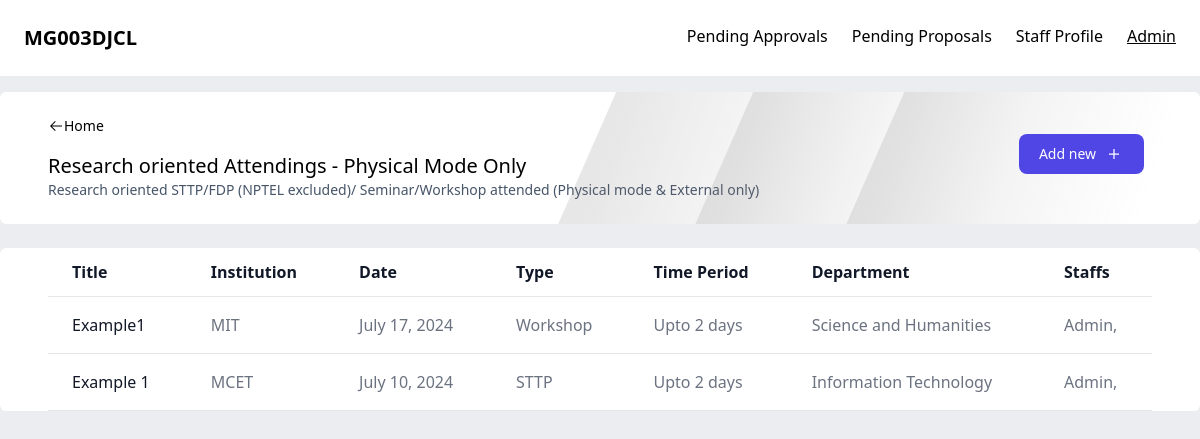
Screenshot of /r1/ (signed in) with the database file from the repository.
### authentication/models.py (models this page shows)
class staff(AbstractUser):
    dept = models.ForeignKey(department, on_delete=models.CASCADE)
    designation = models.CharField(max_length=20)
    phone = models.CharField(max_length=20)
    designation = models.CharField(max_length=20)
    def __str__(self):
        return self.username

class department(models.Model):
    name = models.CharField(max_length=50)
    hod = models.OneToOneField('staff', on_delete=models.SET_NULL, null=True, blank=True, related_name='hod')
    def __str__(self):
        return self.name

### central/models.py (models this page shows, shortened)
class r1(models.Model):
    types = (
        ['STTP','STTP'],
        ['FDP', 'FDP  (NPTEL excluded)'],
        ['Seminar', 'Seminar'],
        ['Workshop', 'Workshop'],
    )
    timeperiods = (
        ['Upto 2 days', 'Upto 2 days'],
        ['Upto 1 week', 'Upto 1 week'],
        ['2 weeks and above', '2 weeks and above'],
    )
    title = models.CharField(max_length=100)
    institution = models.CharField(max_length=50)
    date = models.DateField()
    type = models.CharField(max_length=25, choices=types)
    timeperiods = models.CharField(max_length=50, choices=timeperiods)
    department = models.ForeignKey(department, on_delete=models.SET_NULL, null=True)
    staffs = models.ManyToManyField(staff)
    class Meta:
        verbose_name = 'Research Related Attending & Awards'
        verbose_name_plural = 'Research Related Attendings & Awards'

### central/views.py (the view)
# urls.py: path('r1/', ctv.r1),
@login_required(login_url='/signin')
def r1(request):
    obj = _r1.objects.filter(staffs=request.user)
    return render(request, 'central/r1.html', {'objects': obj})

### central/templates/central/r1.html (shortened to what this page needs)
{% extends 'central/publication.html' %}
{% block header %}
    <p class="text-xl font-medium mt-4">Research oriented Attendings - Physical Mode Only</p>
    <p class="text-sm text-slate-600">Research oriented STTP/FDP (NPTEL excluded)/ Seminar/Workshop attended (Physical mode & External only)</p>
{% endblock %}
{% block addurl %}
     /r1application
{% endblock %}
{% block content %}
<table class=" text-left min-h-full text-gray-500 bg-white dark:text-gray-400 rounded-md overflow-x-auto w-full">
    <thead class="border-b text-gray-900 dark:text-gray-400">
        <tr>
            <th scope="col" class="px-6 py-3">
                Title
            </th>
            <th scope="col" class="px-6 py-3">
                Institution
            </th>
            <th scope="col" class="px-6 py-3">
                Date
            </th>
            <th scope="col" class="px-6 py-3">
                Type
            </th>
            <th scope="col" class="px-6 py-3">
                Time Period
            </th>
            <th scope="col" class="px-6 py-3">
                Department
            </th>
            <th scope="col" class="px-6 py-3">
                Staffs
            </th>
        </tr>
    </thead>
    <tbody>
        {% for object in objects %}
        <tr class="border-b">
            <td scope="row" class="hover:underline px-6 py-4 font-medium text-gray-900 whitespace-nowrap">
                <a href="">
                {{object.title}}
                </a>
            </td>
            <td scope="row" class="px-6 py-4">
                <a href="">
                {{object.institution}}
                </a>
            </td>
            <td class="px-6 py-4">
                {{object.date}}
            </td>
            <td class="px-6 py-4">
                {{object.type}}
            </td>
            <td class="px-6 py-4">
                {{object.timeperiods}}
            </td>
            <td class="px-6 py-4">
                {{object.department}}
            </td>
            <td class="px-6 py-4">
                {% for staff in object.staffs.all %}
                    {{staff}},
                {% endfor %}
            </td>
        </tr>
        {% endfor %}
    </tbody>
    </table>
{% endblock %}

### central/templates/central/nav.html
<nav class="flex justify-between p-6 bg-white">
    <div>
         <p class="text-xl font-bold">MG003DJCL</p>
    </div>
    <div class="gap-6 hidden lg:flex">
               {% if request.user.groups.first.name == 'Controller' %}
                    <a href="/pending">Pending Approvals</a>
               {% endif %}
         <a href="#">Pending Proposals</a>
         <a href="#">Staff Profile</a>
         <p class="font-medium underline">{{request.user}}</p>
    </div>
 </nav>

### rows the page displays
staff: user "Admin", username "Admin"
r1: title "Example1", institution "MIT", date "July 17, 2024", type "Workshop", timeperiods "Upto 2 days", department "Science and Humanities"
r1: title "Example 1", institution "MCET", date "July 10, 2024", type "STTP", timeperiods "Upto 2 days", department "Information Technology"
